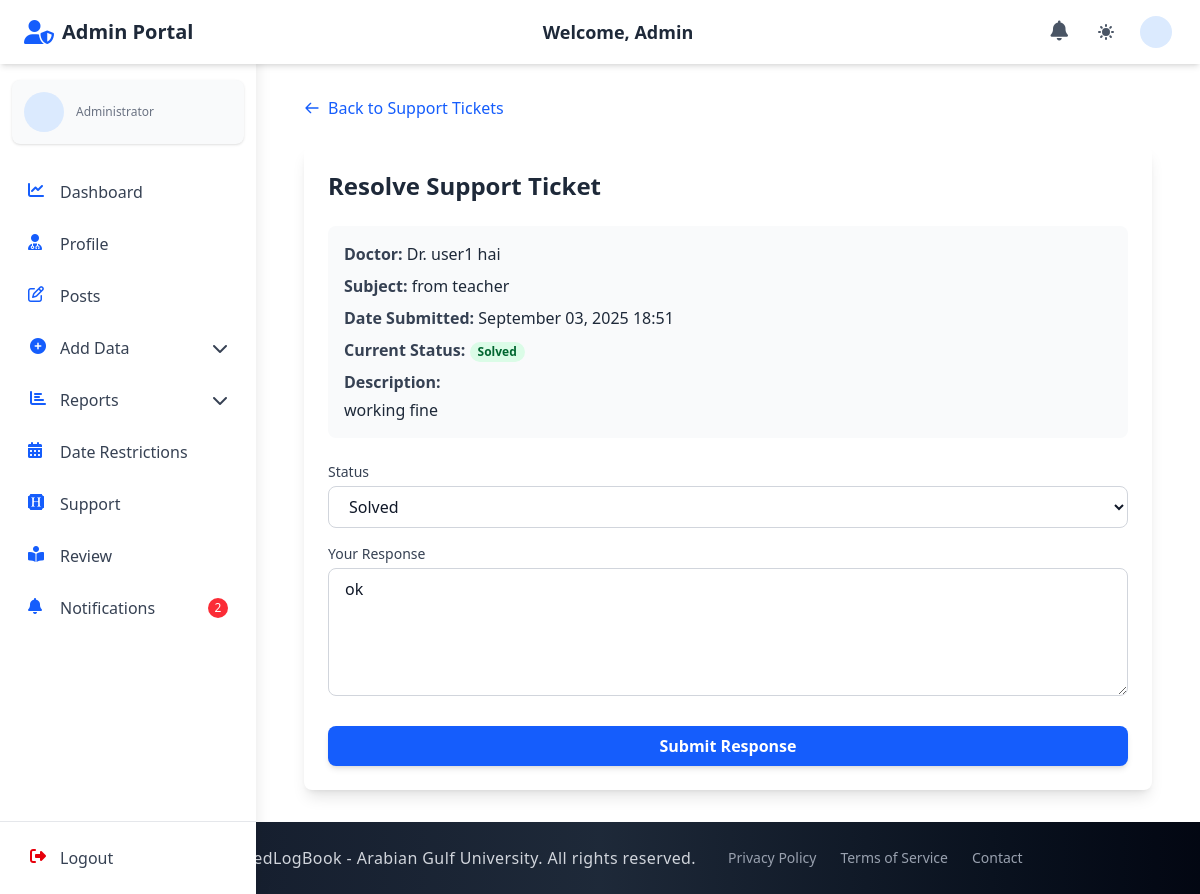
The page /admin_section/resolve_ticket/1/?type=doctor (signed in) on the database its author committed.
### doctor_section/models.py (models this page shows, shortened)
class DoctorSupportTicket(models.Model):
    doctor = models.ForeignKey(Doctor, on_delete=models.CASCADE, related_name='support_tickets')
    subject = models.CharField(max_length=100)
    description = models.TextField()
    date_created = models.DateTimeField(auto_now_add=True)
    STATUS_CHOICES = [
        ('pending', 'Pending'),
        ('solved', 'Solved')
    ]
    status = models.CharField(max_length=20, choices=STATUS_CHOICES, default='pending')
    admin_comments = models.TextField(blank=True)
    resolved_date = models.DateTimeField(null=True, blank=True)
    class Meta:
        ordering = ['-date_created']
        verbose_name = "Doctor Support Ticket"
        verbose_name_plural = "Doctor Support Tickets"

### accounts/models.py (models this page shows, shortened)
class Doctor(models.Model):
    user = models.OneToOneField(
        CustomUser, on_delete=models.CASCADE, related_name="doctor_profile"
    )
    departments = models.ManyToManyField(
        "admin_section.Department", related_name="doctors", blank=True
    )

class CustomUser(AbstractUser):
    email = models.EmailField(unique=True)
    first_name = models.CharField(max_length=150, blank=True)
    last_name = models.CharField(max_length=150, blank=True)
    profile_photo = models.ImageField(
        upload_to="profiles/", blank=True, null=True, default="profiles/default.jpg"
    )
    city = models.CharField(max_length=100, blank=True)
    country = models.CharField(max_length=100, blank=True)
    phone_no = models.CharField(max_length=20, blank=True)
    bio = models.TextField(blank=True)
    speciality = models.CharField(max_length=100, blank=True)
    ROLE_CHOICES = (
        ("student", "Student"),
        ("doctor", "Doctor"),
        ("staff", "Staff"),
        ("admin", "Admin"),
    )
    role = models.CharField(max_length=10, choices=ROLE_CHOICES, default="student")
    groups = models.ManyToManyField(
        "auth.Group", related_name="customuser_groups", blank=True
    )
    user_permissions = models.ManyToManyField(
        "auth.Permission", related_name="customuser_permissions", blank=True
    )
    USERNAME_FIELD = "email"
    REQUIRED_FIELDS = ["username"]

### admin_section/views.py (the view)
@login_required
def resolve_ticket(request, ticket_id):
    ticket_type = request.GET.get('type', 'student')
    if ticket_type == 'doctor':
        ticket = get_object_or_404(DoctorSupportTicket, id=ticket_id)
        form_class = AdminDoctorResponseForm
    else:  # default to student ticket
        ticket = get_object_or_404(SupportTicket, id=ticket_id)
        form_class = AdminResponseForm
    if request.method == 'POST':
        form = form_class(request.POST, instance=ticket)
        if form.is_valid():
            ticket = form.save(commit=False)
            if ticket.status == 'solved':
                ticket.resolved_date = timezone.now()
            ticket.save()
            messages.success(request, f"Ticket '{ticket.subject}' has been updated successfully.")
            return redirect(f"/admin_section/admin_support/?type={ticket_type}")
    else:
        form = form_class(instance=ticket)
    context = {
        'form': form,
        'ticket': ticket,
        'ticket_type': ticket_type,
    }
    return render(request, 'admin_section/resolve_ticket.html', context)

### doctor_section/forms.py
class AdminDoctorResponseForm(forms.ModelForm):
    class Meta:
        model = DoctorSupportTicket
        fields = ['status', 'admin_comments']
        widgets = {
            'status': forms.Select(
                attrs={
                    'class': 'w-full px-4 py-2 rounded-lg border border-gray-300 focus:outline-none focus:ring-2 focus:ring-blue-500 dark:bg-gray-700 dark:border-gray-600 dark:text-white',
                }
            ),
            'admin_comments': forms.Textarea(
                attrs={
                    'class': 'w-full px-4 py-2 rounded-lg border border-gray-300 focus:outline-none focus:ring-2 focus:ring-blue-500 dark:bg-gray-700 dark:border-gray-600 dark:text-white h-32',
                    'placeholder': 'Enter your response to the doctor',
                }
            ),
        }

### admin_section/context_processors.py (called while the page is built)
def admin_notification_count(request):
    if request.user.is_authenticated and request.user.role == 'admin':
        try:
            admin_unread_notifications_count = AdminNotification.objects.filter(recipient=request.user, is_read=False).count()
            return {'admin_unread_notifications_count': admin_unread_notifications_count}
        except:
            pass
    return {'admin_unread_notifications_count': 0}

### doctor_section/context_processors.py (called while the page is built, shortened)
def notification_count(request):
    return {'unread_notifications_count': 0}

### staff_section/context_processors.py (called while the page is built, shortened)
def staff_notification_count(request):
    return {'staff_unread_notifications_count': 0}

### student_section/context_processors.py (called while the page is built, shortened)
def student_notification_count(request):
    return {'student_unread_notifications_count': 0}

### admin_section/templates/admin_section/resolve_ticket.html (shortened to what this page needs)
{% extends 'base.html' %}
{% block navbar %}
{% include 'components/admin_auth_navbar.html' %}
{% endblock %}
{% block content %}
  <div class="container mx-auto px-4 py-8">
    <div class="mb-6">
      <a href="{% url 'admin_section:admin_support' %}?type={{ ticket_type }}" class="inline-flex items-center text-blue-600 hover:text-blue-800 dark:text-blue-400 dark:hover:text-blue-300">
        <svg class="w-4 h-4 mr-2" fill="none" stroke="currentColor" viewBox="0 0 24 24" xmlns="http://www.w3.org/2000/svg">
          <path stroke-linecap="round" stroke-linejoin="round" stroke-width="2" d="M10 19l-7-7m0 0l7-7m-7 7h18"></path>
        </svg>
        Back to Support Tickets
      </a>
    </div>
    <div class="bg-white dark:bg-gray-800 rounded-lg shadow-lg p-6">
      <h2 class="text-2xl font-bold mb-6 text-gray-800 dark:text-white">Resolve Support Ticket</h2>
      <div class="mb-6 p-4 bg-gray-50 dark:bg-gray-700 rounded-lg">
        <div class="mb-2">
          <span class="font-semibold text-gray-700 dark:text-gray-300">{% if ticket_type == 'student' %}Student{% else %}Doctor{% endif %}:</span>
          <span class="text-gray-800 dark:text-white">
            {% if ticket_type == 'student' %}
              {{ ticket.student.user.get_full_name }}
            {% else %}
              Dr. {{ ticket.doctor.user.get_full_name }}
            {% endif %}
          </span>
        </div>
        <div class="mb-2">
          <span class="font-semibold text-gray-700 dark:text-gray-300">Subject:</span>
          <span class="text-gray-800 dark:text-white">{{ ticket.subject }}</span>
        </div>
        <div class="mb-2">
          <span class="font-semibold text-gray-700 dark:text-gray-300">Date Submitted:</span>
          <span class="text-gray-800 dark:text-white">{{ ticket.date_created|date:"F d, Y H:i" }}</span>
        </div>
        <div class="mb-2">
          <span class="font-semibold text-gray-700 dark:text-gray-300">Current Status:</span>
          <span class="px-2 inline-flex text-xs leading-5 font-semibold rounded-full {% if ticket.status == 'solved' %}bg-green-100 text-green-800 dark:bg-green-800 dark:text-green-100{% else %}bg-yellow-100 text-yellow-800 dark:bg-yellow-800 dark:text-yellow-100{% endif %}">
            {{ ticket.status|title }}
          </span>
        </div>
        <div>
          <span class="font-semibold text-gray-700 dark:text-gray-300">Description:</span>
          <p class="mt-1 text-gray-800 dark:text-white">{{ ticket.description }}</p>
        </div>
      </div>
      <form method="post" class="space-y-4">
        <div>
          <label for="id_status" class="block text-sm font-medium text-gray-700 dark:text-gray-300 mb-1">Status</label>
          {{ form.status }}
        </div>
        <div>
          <label for="id_admin_comments" class="block text-sm font-medium text-gray-700 dark:text-gray-300 mb-1">Your Response</label>
          {{ form.admin_comments }}
        </div>
        <div class="pt-2">
          <button type="submit" class="w-full py-2 px-4 bg-blue-600 hover:bg-blue-700 text-white font-semibold rounded-lg shadow-md focus:outline-none focus:ring-2 focus:ring-blue-500 focus:ring-opacity-75 transition-colors duration-200">
            Submit Response
          </button>
        </div>
      </form>
    </div>
  </div>
{% endblock %}

### rows shown on the page
DoctorSupportTicket: doctor.user.get_full_name "user1 hai", subject "from teacher", date_created "September 03, 2025 18:51", status "Solved", description "working fine", admin_comments "ok"

### other values the page prints
{{ admin_unread_notifications_count }} "2"
